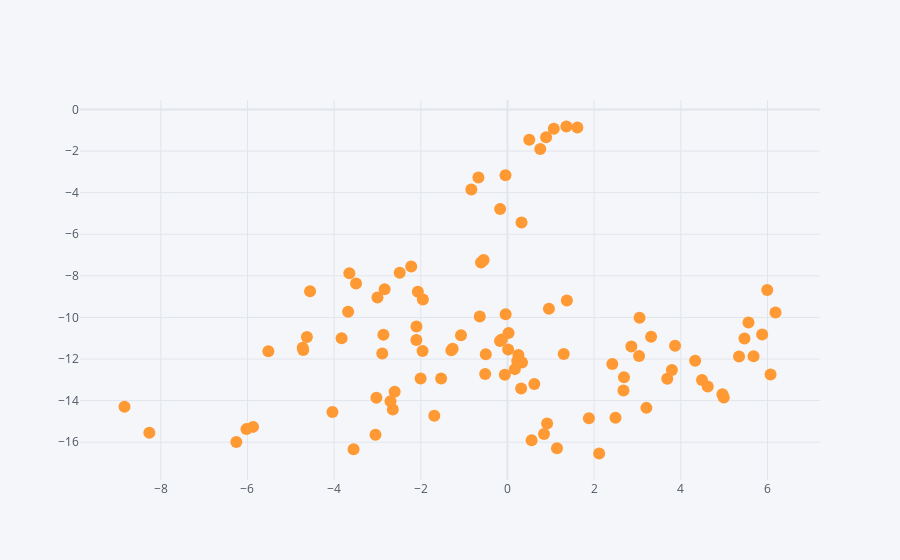

The notebook cell saved with this chart:
### Markdown cell above
#### Scatter Plot

### Code cell
#if we want to plot the same plot as scatter plot.It is by defould we remove the lines by the using the markers.
df.iplot(x= 'A',y= 'B',mode ='markers')
#by using the zoom option we can zoom in and zoom out.
#by using the pan we can drap the cursor to get the information.
#to get back the original graph.
#to reset the axes we having an option for that.
#to download we having an option for that.
#to show only the few amount the data presentation and to make of to the others that we wil be use the Lasso Selection.

### Figure 1 — Plotly figure (JSON) as saved in the notebook; plotly's stock layout.template omitted (floating-point values rounded to 4 significant figures)
{"data": [{"line": {"color": "rgba(255, 153, 51, 1.0)", "dash": "solid", "shape": "linear", "width": 1.3}, "marker": {"size": 12, "symbol": "circle"}, "mode": "markers", "name": "B", "text": "", "type": "scatter", "x": [1.613, 0.503, 0.8915, 1.069, 1.359, 0.7563, -0.04582, -0.6708, -0.8342, -0.1696, 0.3239, -0.6101, -0.5509, -1.952, -2.068, -3.649, -2.221, -3.0, -2.836, -2.487, -3.495, -4.556, -3.677, -4.713, -4.726, -5.518, -4.628, -3.828, -1.96, -2.604, -3.025, -2.004, 0.2518, 0.2238, -0.06133, 0.6199, 0.3157, 2.42, 3.048, 3.314, 2.677, 1.298, 0.1685, -1.265, -0.6395, -2.1, -2.102, -2.863, -2.89, -1.531, -0.5151, 0.01584, -1.294, -1.072, 0.3355, -0.1296, -0.5005, -0.1724, 0.02496, -0.04313, 1.37, 0.9563, 2.859, 3.687, 4.331, 2.688, 5.344, 5.678, 3.037, 3.795, 4.991, 6.071, 5.878, 5.561, 6.185, 5.994, 5.469, 3.867, 4.489, 4.961, 4.622, 2.493, 3.206, 1.88, 2.116, 0.5571, 1.143, 0.9142, 0.8425, -1.689, -2.699, -2.646, -4.039, -3.046, -3.552, -6.025, -6.258, -5.871, -8.264, -8.838], "y": [-0.8644, -1.454, -1.332, -0.9318, -0.8194, -1.9, -3.163, -3.27, -3.853, -4.79, -5.44, -7.358, -7.238, -9.143, -8.771, -7.878, -7.549, -9.039, -8.648, -7.855, -8.373, -8.746, -9.73, -11.56, -11.46, -11.63, -10.94, -11.01, -11.61, -13.57, -13.87, -12.94, -11.8, -12.1, -12.76, -13.2, -13.42, -12.24, -10.02, -10.93, -13.51, -11.76, -12.49, -11.5, -9.961, -10.44, -11.08, -10.83, -11.73, -12.94, -12.72, -11.55, -11.57, -10.86, -12.17, -11.06, -11.77, -11.13, -10.75, -9.842, -9.19, -9.581, -11.39, -12.95, -12.08, -12.87, -11.88, -11.87, -11.85, -12.53, -13.85, -12.74, -10.82, -10.24, -9.769, -8.686, -11.02, -11.37, -13.01, -13.69, -13.32, -14.82, -14.35, -14.85, -16.54, -15.91, -16.29, -15.1, -15.6, -14.73, -14.04, -14.43, -14.54, -15.64, -16.34, -15.37, -15.99, -15.26, -15.55, -14.3]}], "layout": {"legend": {"bgcolor": "#F5F6F9", "font": {"color": "#4D5663"}}, "paper_bgcolor": "#F5F6F9", "plot_bgcolor": "#F5F6F9", "title": {"font": {"color": "#4D5663"}}, "xaxis": {"gridcolor": "#E1E5ED", "showgrid": true, "tickfont": {"color": "#4D5663"}, "title": {"font": {"color": "#4D5663"}, "text": ""}, "zerolinecolor": "#E1E5ED"}, "yaxis": {"gridcolor": "#E1E5ED", "showgrid": true, "tickfont": {"color": "#4D5663"}, "title": {"font": {"color": "#4D5663"}, "text": ""}, "zerolinecolor": "#E1E5ED"}}}
